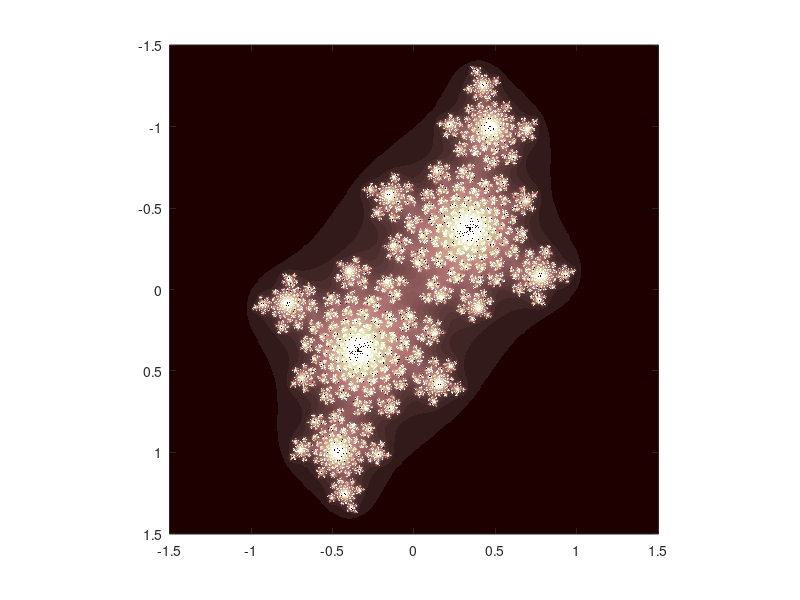

Recreate this plot in MATLAB.
function drawJulia %build the image pixel by pixel.
    n = 500; %size of the image.
    max = 250; %maximum number of iterations to be computed.
    c = -0.4 + 0.6*i; %set the constant in the map z <- z^2 + c used later.
    x = linspace(-1.5,1.5,n); %define the plot space
    y = linspace(-1.5,1.5,n);
    color = colorPixels(x,y,n,c,max); %color matrix for every pixel.
    image(x,y,color); %build the image.
    colormap(pink); %set the color map.
    axis image; %show the axis of the plot space.
end
 
function color = colorPixels(x,y,n,c,max) %builds color matrix for every pixel.
    [x,y] = ndgrid(x,i*y); %create a complex grid from plot space.
    color = arrayfun(@colorCount,x + y); %call colorCount for every point.
    
    function col = colorCount(z) %distribute colors amongs the points.
        for k = 1:max %iterate at most up to the given maximum.
            z = z^2 + c; %iterate over z.
            if norm(z) >= 2 %verify that the values stay bounded by 2.
                col = k*125/max; %give a color value to the point given by c.
                return
            end
            col = 0; %erase the previous color value to proceed.
        end
    end
end
